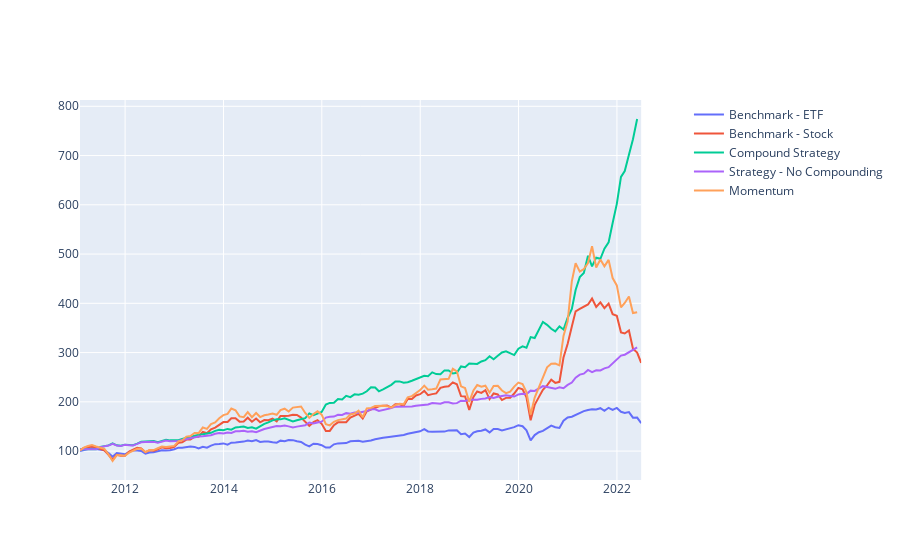

Notebook code for this chart:
### Code cell
fig = make_subplots(specs=[[{"secondary_y": True}]])
fig.add_trace(
    go.Scatter(x=returns.index, y=returns['RET_etf'],name="Benchmark - ETF", mode = 'lines'),
    secondary_y=False
)
fig.add_trace(
    go.Scatter(x=returns.index, y=returns['RET_stock'],name="Benchmark - Stock", mode = 'lines'),
    secondary_y=False
)
fig.add_trace(
    go.Scatter(x=returns.index, y=returns['RET_strategy'],name="Compound Strategy", mode = 'lines'),
    secondary_y=False
)
fig.add_trace(
    go.Scatter(x=portfolio_rets.index, y=portfolio_rets['RET_strategy'],name="Strategy - No Compounding", mode = 'lines'),
    secondary_y=False
)
fig.add_trace(
    go.Scatter(x=returns.index, y=returns['RET_momentum'],name="Momentum", mode = 'lines'),
    secondary_y=False
)

fig.show()

### Figure 1 — Plotly figure (JSON) as saved in the notebook; plotly's stock layout.template omitted (floating-point values rounded to 4 significant figures; data arrays with more than 128 entries replaced by an {"elided": "..."} marker saying what was removed)
{"data": [{"mode": "lines", "name": "Benchmark - ETF", "type": "scatter", "x": {"elided": "138 str values"}, "xaxis": "x", "y": {"elided": "138 float values"}, "yaxis": "y"}, {"mode": "lines", "name": "Benchmark - Stock", "type": "scatter", "x": {"elided": "138 str values"}, "xaxis": "x", "y": {"elided": "138 float values"}, "yaxis": "y"}, {"mode": "lines", "name": "Compound Strategy", "type": "scatter", "x": {"elided": "138 str values"}, "xaxis": "x", "y": {"elided": "138 float values"}, "yaxis": "y"}, {"mode": "lines", "name": "Strategy - No Compounding", "type": "scatter", "x": {"elided": "138 str values"}, "xaxis": "x", "y": {"elided": "138 float values"}, "yaxis": "y"}, {"mode": "lines", "name": "Momentum", "type": "scatter", "x": {"elided": "138 str values"}, "xaxis": "x", "y": {"elided": "138 float values"}, "yaxis": "y"}], "layout": {"xaxis": {"anchor": "y", "domain": [0, 0.94]}, "yaxis": {"anchor": "x", "domain": [0, 1]}, "yaxis2": {"anchor": "x", "overlaying": "y", "side": "right"}}}
